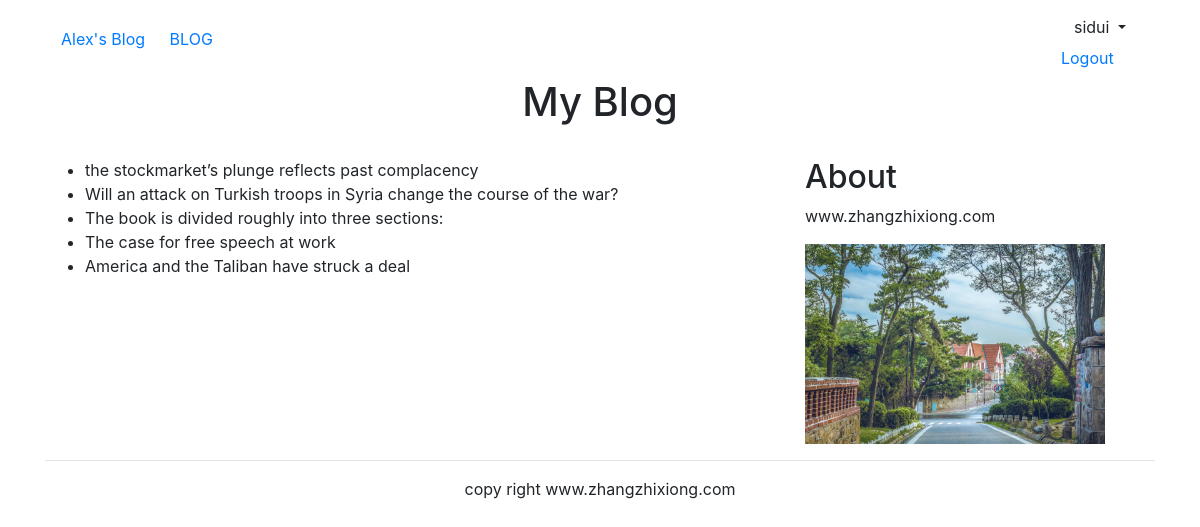
Page /blog/ (signed in) on the committed database.
### blog/models.py (models this page shows, shortened)
class BlogArticle(models.Model):
    title = models.CharField(max_length=300)
    author = models.ForeignKey(User,on_delete=models.CASCADE,related_name="blog_posts")
    publish = models.DateTimeField(default=timezone.now)
    body = models.TextField()
    class Meta():
        ordering = ("-publish",)

### blog/views.py (the view)
# urls.py: path('',views.title,name='blog_title'),
def title(request):
    blogs = BlogArticle.objects.all()
    return render(request,"blog/titles.html",{"blogs":blogs})

### template/blog/titles.html (shortened to what this page needs)
{% extends "base.html" %}
{% load static %}
{% block content %}
<div class="text-center">
    <h1>My Blog</h1>
</div>
<div><br></div>
<div class="row">
    <div class="col-md-8">
        <ul>
            {% for blog in blogs %}
            <li>{{ blog.title }}</li>
            {% endfor %}
        </ul>
    </div>
    <div class="col-md-4">
    <h2>About</h2>
    <p>www.zhangzhixiong.com</p>
    <img width="300px" height="200px" src={% static 'img/tsingtao.jpg' %} alt="tsingtao">
    </div>
</div>
{% endblock %}

### template/header.html (shortened to what this page needs)
{% load static %}
<div class="container">
    <nav class="navbar navbar-default" role="navigation">
        <div class="navbar-header">
            <a class="navbar-header" href="#">Alex's Blog</a>
            <a href="{% url 'blog:blog_title' %}" style="margin-left:20px">BLOG</a>
        </div>
        <div>
            <ul class="nav navbar-nav navbar-right">
                {% if user.is_authenticated %}
                <li>
                    <div class="dropdown">
                        <button class="btn btn-default dropdown-toggle" type='button' id='dropdownMenu' data-toggle='dropdown'>
                            {{ user.username }}
                        </button>
                    </div>
                </li>
                <li><a href="{% url 'account:user_logout' %}">Logout</a></li>
                {% else %}
                <li><a href="{% url 'account:user_login' %}">Login</a></li>
                {% endif %}
            </ul>
        </div>
    </nav>
</div>

### rows in the picture
BlogArticle: title "the stockmarket’s plunge reflects past complacency"
BlogArticle: title "Will an attack on Turkish troops in Syria change the course of the war?"
BlogArticle: title "The book is divided roughly into three sections:"
BlogArticle: title "The case for free speech at work"
BlogArticle: title "America and the Taliban have struck a deal"

### other values in the picture
{{ user.username }} "sidui"
